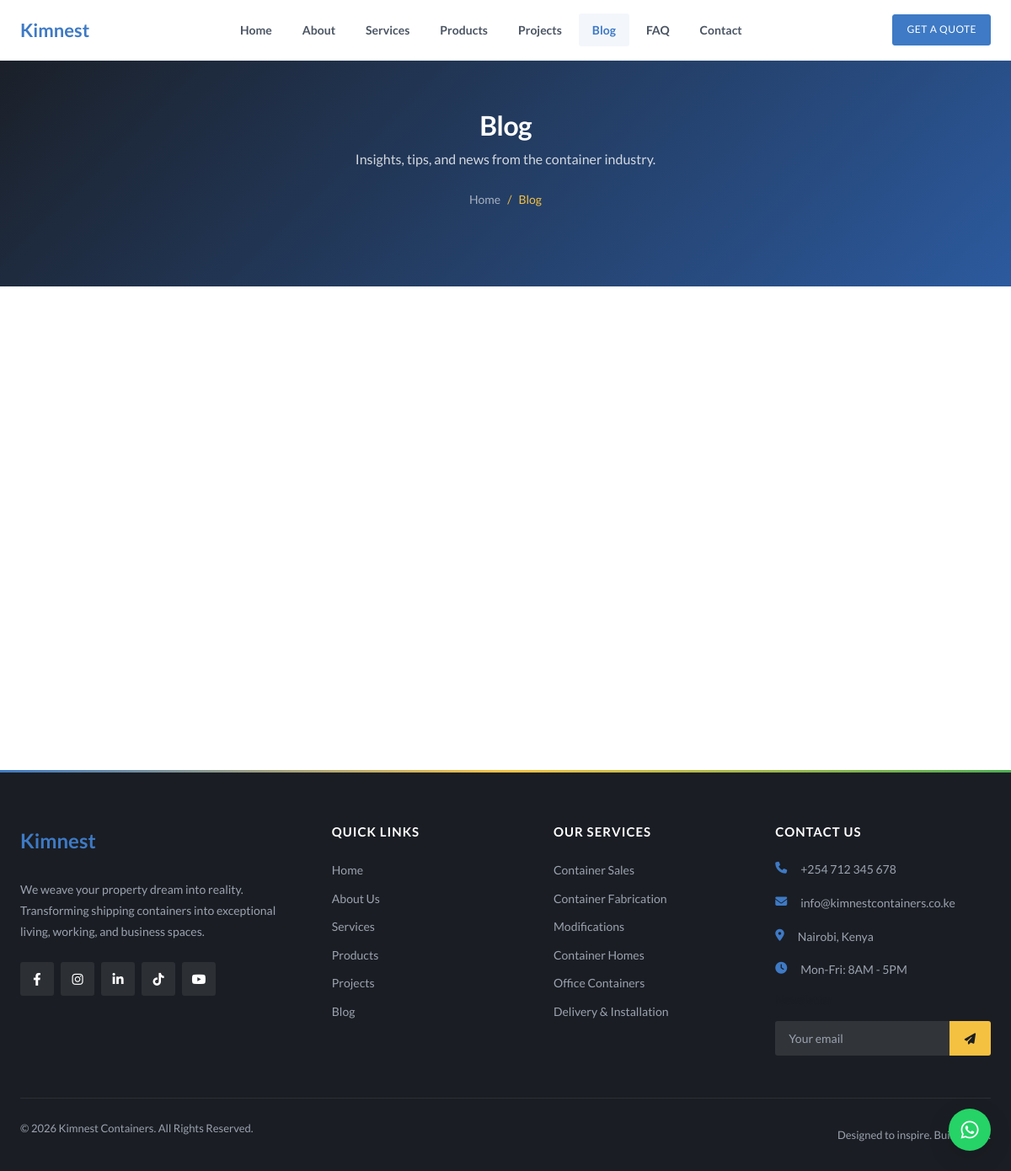
Page /blog on the committed database.
### tables this page shows
CREATE TABLE site_content (
    id INT AUTO_INCREMENT PRIMARY KEY,
    page_slug VARCHAR(50) NOT NULL,
    section_key VARCHAR(50) NOT NULL,
    content_key VARCHAR(100) NOT NULL,
    content_value LONGTEXT,
    content_type ENUM('text', 'textarea', 'html', 'image') DEFAULT 'text',
    is_visible TINYINT(1) DEFAULT 1,
    created_at TIMESTAMP DEFAULT CURRENT_TIMESTAMP,
    updated_at TIMESTAMP DEFAULT CURRENT_TIMESTAMP ON UPDATE CURRENT_TIMESTAMP,
    UNIQUE KEY unique_content (page_slug, section_key, content_key)
);

CREATE TABLE site_settings (
    id INT AUTO_INCREMENT PRIMARY KEY,
    setting_key VARCHAR(100) NOT NULL UNIQUE,
    setting_value TEXT,
    created_at TIMESTAMP DEFAULT CURRENT_TIMESTAMP,
    updated_at TIMESTAMP DEFAULT CURRENT_TIMESTAMP ON UPDATE CURRENT_TIMESTAMP
);

### includes/functions.php (called while the page is built, shortened)
<?php
require_once __DIR__ . '/db.php';
function getContent($page, $section, $key, $default = '') {
    global $pdo;
    $stmt = $pdo->prepare("SELECT content_value, content_type, is_visible FROM site_content WHERE page_slug = ? AND section_key = ? AND content_key = ?");
    $stmt->execute([$page, $section, $key]);
    $result = $stmt->fetch();
    $value = $result['content_value'];
    $type = $result['content_type'] ?? 'text';
    if ($type === 'textarea') {
        $value = strip_tags($value);
        $value = trim($value);
    }
    return $value;
}
function getSetting($key, $default = '') {
    global $pdo;
    $stmt = $pdo->prepare("SELECT setting_value FROM site_settings WHERE setting_key = ?");
    $stmt->execute([$key]);
    $result = $stmt->fetch();
    return $result ? $result['setting_value'] : $default;
}

### pages/blog.php (the view, shortened to what this page needs)
<?php
include __DIR__ . '/../includes/header.php';
$heroBg = getContent('blog', 'hero', 'bg_image', '');
$heroOverlay = getContent('blog', 'hero', 'overlay_color', '#1a2e4a');
$heroDesc = getContent('blog', 'hero', 'description', '');
?>
<section class="page-banner page-banner--tall" <?php if (!empty($heroBg)): ?>style="background-image: linear-gradient(<?= $heroOverlay ?>dd, <?= $heroOverlay ?>ee), url(<?= BASE_URL ?>/<?= htmlspecialchars($heroBg) ?>); background-size: cover; background-position: center;"<?php endif; ?>>
    <div class="container">
        <h1><?= htmlspecialchars(getContent('blog', 'hero', 'overline', 'Blog')) ?></h1>
        <?php if (!empty($heroDesc)): ?>
            <p class="page-banner__desc"><?= htmlspecialchars($heroDesc) ?></p>
        <?php endif; ?>
        <div class="breadcrumb">
            <a href="<?= BASE_URL ?>/">Home</a> <span>/</span> <span>Blog</span>
        </div>
    </div>
</section>
<section class="section">
    <div class="container">
    </div>
</section>
<?php include __DIR__ . '/../includes/footer.php'; ?>

### includes/footer.php (shortened to what this page needs)
    </main>
    <footer class="footer">
        <div class="container">
            <div class="footer-grid">
                <div class="footer-col">
                    <a href="<?= BASE_URL ?>/" class="footer-logo">
                        <span class="logo-text">Kim<span>nest</span></span>
                    </a>
                    <p><?= htmlspecialchars(getSetting('site_tagline', 'We weave your property dream into reality. Transforming shipping containers into exceptional living, working, and business spaces.')) ?></p>
                    <div class="social-links">
                        <a href="<?= getSetting('facebook_url', '#') ?>" target="_blank"><i class="fab fa-facebook-f"></i></a>
                        <a href="<?= getSetting('instagram_url', '#') ?>" target="_blank"><i class="fab fa-instagram"></i></a>
                        <a href="<?= getSetting('linkedin_url', '#') ?>" target="_blank"><i class="fab fa-linkedin-in"></i></a>
                        <a href="<?= getSetting('tiktok_url', '#') ?>" target="_blank"><i class="fab fa-tiktok"></i></a>
                        <a href="<?= getSetting('youtube_url', '#') ?>" target="_blank"><i class="fab fa-youtube"></i></a>
                    </div>
                </div>
                <div class="footer-col">
                    <h3>Quick Links</h3>
                    <ul class="footer-links">
                        <li><a href="<?= BASE_URL ?>/">Home</a></li>
                        <li><a href="<?= BASE_URL ?>/about">About Us</a></li>
                        <li><a href="<?= BASE_URL ?>/services">Services</a></li>
                        <li><a href="<?= BASE_URL ?>/products">Products</a></li>
                        <li><a href="<?= BASE_URL ?>/projects">Projects</a></li>
                        <li><a href="<?= BASE_URL ?>/blog">Blog</a></li>
                    </ul>
                </div>
                <div class="footer-col">
                    <h3>Our Services</h3>
                    <ul class="footer-links">
                        <li><a href="<?= BASE_URL ?>/services#sales">Container Sales</a></li>
                        <li><a href="<?= BASE_URL ?>/services#fabrication">Container Fabrication</a></li>
                        <li><a href="<?= BASE_URL ?>/services#modifications">Modifications</a></li>
                        <li><a href="<?= BASE_URL ?>/services#homes">Container Homes</a></li>
                        <li><a href="<?= BASE_URL ?>/services#offices">Office Containers</a></li>
                        <li><a href="<?= BASE_URL ?>/services#delivery">Delivery & Installation</a></li>
                    </ul>
                </div>
                <div class="footer-col">
                    <h3>Contact Us</h3>
                    <ul class="footer-contact">
                        <li><i class="fas fa-phone"></i> <?= getSetting('site_phone', SITE_PHONE) ?></li>
                        <li><i class="fas fa-envelope"></i> <?= getSetting('site_email', SITE_EMAIL) ?></li>
                        <li><i class="fas fa-map-marker-alt"></i> <?= getSetting('site_address', 'Nairobi, Kenya') ?></li>
                        <li><i class="fas fa-clock"></i> Mon-Fri: 8AM - 5PM</li>
                    </ul>
                    <div class="newsletter">
                        <h4>Newsletter</h4>
                        <form class="newsletter-form" id="newsletterForm" action="<?= BASE_URL ?>/api/newsletter.php">
                            <input type="email" name="email" placeholder="Your email" required>
                            <button type="submit"><i class="fas fa-paper-plane"></i></button>
                        </form>
                    </div>
                </div>
            </div>
            <div class="footer-bottom">
                <p>&copy; <?= date('Y') ?> <?= SITE_NAME ?>. All Rights Reserved.</p>
                <p>Designed to inspire. Built to last.</p>
            </div>
        </div>
    </footer>
    <a href="https://wa.me/<?= getSetting('site_whatsapp', SITE_WHATSAPP) ?>" class="whatsapp-float" target="_blank">
        <i class="fab fa-whatsapp"></i>
    </a>
</body>
</html>

### rows in the picture
site_content: content_value "Blog"
site_content: content_value "Insights, tips, and news from the container industry."
site_settings: setting_value "We weave your property dream into reality. Transforming shipping containers into exceptional living, working, and business spaces."
site_settings: setting_value "+254 712 345 678"
site_settings: setting_value "info@kimnestcontainers.co.ke"
site_settings: setting_value "Nairobi, Kenya"

### other values in the picture
SITE_NAME "Kimnest Containers"
